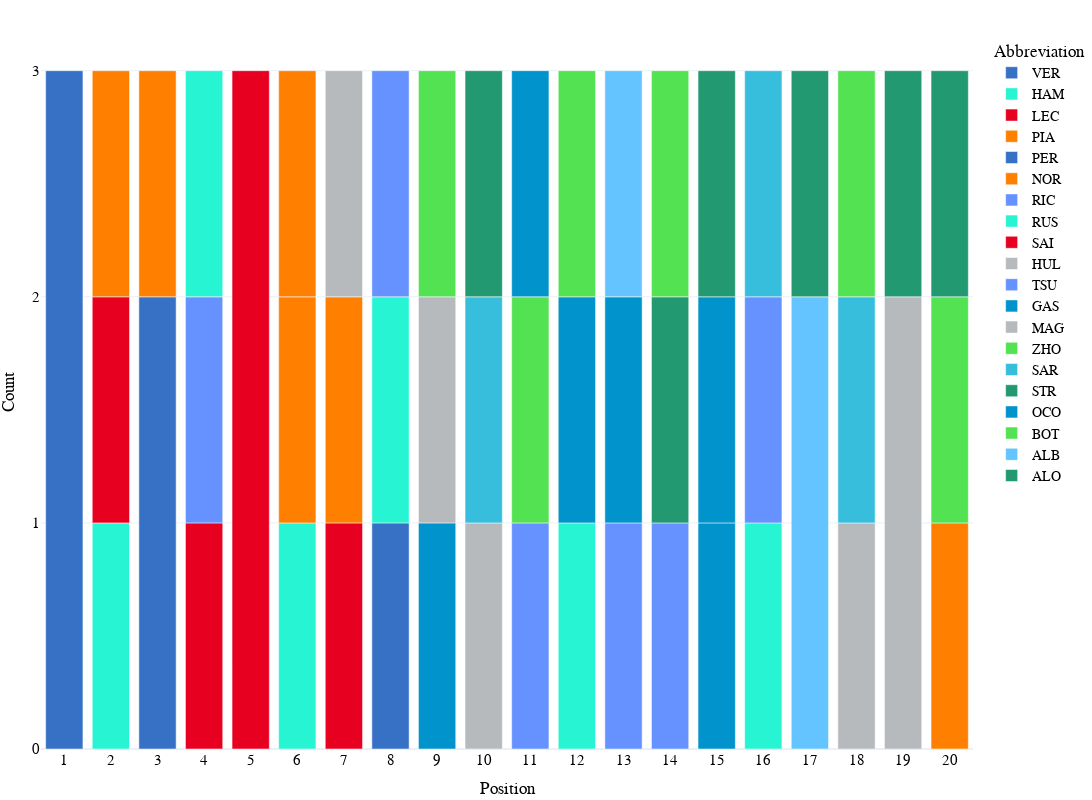

Here is the notebook cell this chart was saved with:
### Code cell
fig=px.bar(grouped, 
           x="Position", 
           y='Count', 
           color='Abbreviation',
        #    title="Sprint Race Position Counts By Driver for the {} F1 Season".format(year),
           height=800, 
           width=1200, 
           template="plotly_white",
           color_discrete_map={
                 "ALB": "#64C4FF",
                 "ALO": "#229971",
                 "BOT": "#52e252",
                 "COL": "#37BEDD",
                 "GAS": "#0093cc",
                 "HAM": "#27F4D2",
                 "HUL": "#B6BABD",
                 "LEC": "#E80020",
                 "MAG": "#B6BABD",
                 "NOR": "#FF8000",
                 "OCO": "#0093cc",
                 "PER": "#3671C6",
                 "PIA": "#FF8000",
                 "RIC": "#6692FF",
                 "RUS": "#27F4D2",
                 "SAI": "#E80020",
                 "SAR": "#37BEDD",
                 "STR": "#229971",
                 "TSU": "#6692FF",
                 "VER": "#3671C6",
                 "ZHO": "#52e252"
            },
            )

fig.update_layout(
    hoverlabel=dict(
        bgcolor="white",
        font_size=16,
        font_family="PT Sans Narrow"
    ),
    title_x=0.5,
    yaxis = dict(tickfont = dict(size=15),
    tickmode = 'linear',
    tick0 = 1,
    dtick = 1),
    xaxis = dict(tickfont = dict(size=15),
    tickmode = 'linear',
    tick0 = 1,
    dtick = 1),
    font=dict(
        family="PT Sans Narrow",
        size=14,
        color="Black"
    ),
    title_font_family="PT Sans Narrow",
        margin=dict(l=5, r=5, t=35, b=5)
)
# fig.update_traces(marker={'size': 12})

### Figure 1 — Plotly figure (JSON) as saved in the notebook; plotly's stock layout.template omitted (floating-point values rounded to 4 significant figures)
{"data": [{"alignmentgroup": "True", "hovertemplate": "Abbreviation=VER<br>Position=%{x}<br>Count=%{y}<extra></extra>", "legendgroup": "VER", "marker": {"color": "#3671C6", "pattern": {"shape": ""}}, "name": "VER", "offsetgroup": "VER", "orientation": "v", "showlegend": true, "textposition": "auto", "type": "bar", "x": [1], "xaxis": "x", "y": [3], "yaxis": "y"}, {"alignmentgroup": "True", "hovertemplate": "Abbreviation=HAM<br>Position=%{x}<br>Count=%{y}<extra></extra>", "legendgroup": "HAM", "marker": {"color": "#27F4D2", "pattern": {"shape": ""}}, "name": "HAM", "offsetgroup": "HAM", "orientation": "v", "showlegend": true, "textposition": "auto", "type": "bar", "x": [2, 6, 16], "xaxis": "x", "y": [1, 1, 1], "yaxis": "y"}, {"alignmentgroup": "True", "hovertemplate": "Abbreviation=LEC<br>Position=%{x}<br>Count=%{y}<extra></extra>", "legendgroup": "LEC", "marker": {"color": "#E80020", "pattern": {"shape": ""}}, "name": "LEC", "offsetgroup": "LEC", "orientation": "v", "showlegend": true, "textposition": "auto", "type": "bar", "x": [2, 4, 7], "xaxis": "x", "y": [1, 1, 1], "yaxis": "y"}, {"alignmentgroup": "True", "hovertemplate": "Abbreviation=PIA<br>Position=%{x}<br>Count=%{y}<extra></extra>", "legendgroup": "PIA", "marker": {"color": "#FF8000", "pattern": {"shape": ""}}, "name": "PIA", "offsetgroup": "PIA", "orientation": "v", "showlegend": true, "textposition": "auto", "type": "bar", "x": [2, 6, 7], "xaxis": "x", "y": [1, 1, 1], "yaxis": "y"}, {"alignmentgroup": "True", "hovertemplate": "Abbreviation=PER<br>Position=%{x}<br>Count=%{y}<extra></extra>", "legendgroup": "PER", "marker": {"color": "#3671C6", "pattern": {"shape": ""}}, "name": "PER", "offsetgroup": "PER", "orientation": "v", "showlegend": true, "textposition": "auto", "type": "bar", "x": [3, 8], "xaxis": "x", "y": [2, 1], "yaxis": "y"}, {"alignmentgroup": "True", "hovertemplate": "Abbreviation=NOR<br>Position=%{x}<br>Count=%{y}<extra></extra>", "legendgroup": "NOR", "marker": {"color": "#FF8000", "pattern": {"shape": ""}}, "name": "NOR", "offsetgroup": "NOR", "orientation": "v", "showlegend": true, "textposition": "auto", "type": "bar", "x": [3, 6, 20], "xaxis": "x", "y": [1, 1, 1], "yaxis": "y"}, {"alignmentgroup": "True", "hovertemplate": "Abbreviation=RIC<br>Position=%{x}<br>Count=%{y}<extra></extra>", "legendgroup": "RIC", "marker": {"color": "#6692FF", "pattern": {"shape": ""}}, "name": "RIC", "offsetgroup": "RIC", "orientation": "v", "showlegend": true, "textposition": "auto", "type": "bar", "x": [4, 11, 14], "xaxis": "x", "y": [1, 1, 1], "yaxis": "y"}, {"alignmentgroup": "True", "hovertemplate": "Abbreviation=RUS<br>Position=%{x}<br>Count=%{y}<extra></extra>", "legendgroup": "RUS", "marker": {"color": "#27F4D2", "pattern": {"shape": ""}}, "name": "RUS", "offsetgroup": "RUS", "orientation": "v", "showlegend": true, "textposition": "auto", "type": "bar", "x": [4, 8, 12], "xaxis": "x", "y": [1, 1, 1], "yaxis": "y"}, {"alignmentgroup": "True", "hovertemplate": "Abbreviation=SAI<br>Position=%{x}<br>Count=%{y}<extra></extra>", "legendgroup": "SAI", "marker": {"color": "#E80020", "pattern": {"shape": ""}}, "name": "SAI", "offsetgroup": "SAI", "orientation": "v", "showlegend": true, "textposition": "auto", "type": "bar", "x": [5], "xaxis": "x", "y": [3], "yaxis": "y"}, {"alignmentgroup": "True", "hovertemplate": "Abbreviation=HUL<br>Position=%{x}<br>Count=%{y}<extra></extra>", "legendgroup": "HUL", "marker": {"color": "#B6BABD", "pattern": {"shape": ""}}, "name": "HUL", "offsetgroup": "HUL", "orientation": "v", "showlegend": true, "textposition": "auto", "type": "bar", "x": [7, 19], "xaxis": "x", "y": [1, 2], "yaxis": "y"}, {"alignmentgroup": "True", "hovertemplate": "Abbreviation=TSU<br>Position=%{x}<br>Count=%{y}<extra></extra>", "legendgroup": "TSU", "marker": {"color": "#6692FF", "pattern": {"shape": ""}}, "name": "TSU", "offsetgroup": "TSU", "orientation": "v", "showlegend": true, "textposition": "auto", "type": "bar", "x": [8, 13, 16], "xaxis": "x", "y": [1, 1, 1], "yaxis": "y"}, {"alignmentgroup": "True", "hovertemplate": "Abbreviation=GAS<br>Position=%{x}<br>Count=%{y}<extra></extra>", "legendgroup": "GAS", "marker": {"color": "#0093cc", "pattern": {"shape": ""}}, "name": "GAS", "offsetgroup": "GAS", "orientation": "v", "showlegend": true, "textposition": "auto", "type": "bar", "x": [9, 12, 15], "xaxis": "x", "y": [1, 1, 1], "yaxis": "y"}, {"alignmentgroup": "True", "hovertemplate": "Abbreviation=MAG<br>Position=%{x}<br>Count=%{y}<extra></extra>", "legendgroup": "MAG", "marker": {"color": "#B6BABD", "pattern": {"shape": ""}}, "name": "MAG", "offsetgroup": "MAG", "orientation": "v", "showlegend": true, "textposition": "auto", "type": "bar", "x": [9, 10, 18], "xaxis": "x", "y": [1, 1, 1], "yaxis": "y"}, {"alignmentgroup": "True", "hovertemplate": "Abbreviation=ZHO<br>Position=%{x}<br>Count=%{y}<extra></extra>", "legendgroup": "ZHO", "marker": {"color": "#52e252", "pattern": {"shape": ""}}, "name": "ZHO", "offsetgroup": "ZHO", "orientation": "v", "showlegend": true, "textposition": "auto", "type": "bar", "x": [9, 11, 20], "xaxis": "x", "y": [1, 1, 1], "yaxis": "y"}, {"alignmentgroup": "True", "hovertemplate": "Abbreviation=SAR<br>Position=%{x}<br>Count=%{y}<extra></extra>", "legendgroup": "SAR", "marker": {"color": "#37BEDD", "pattern": {"shape": ""}}, "name": "SAR", "offsetgroup": "SAR", "orientation": "v", "showlegend": true, "textposition": "auto", "type": "bar", "x": [10, 16, 18], "xaxis": "x", "y": [1, 1, 1], "yaxis": "y"}, {"alignmentgroup": "True", "hovertemplate": "Abbreviation=STR<br>Position=%{x}<br>Count=%{y}<extra></extra>", "legendgroup": "STR", "marker": {"color": "#229971", "pattern": {"shape": ""}}, "name": "STR", "offsetgroup": "STR", "orientation": "v", "showlegend": true, "textposition": "auto", "type": "bar", "x": [10, 14, 19], "xaxis": "x", "y": [1, 1, 1], "yaxis": "y"}, {"alignmentgroup": "True", "hovertemplate": "Abbreviation=OCO<br>Position=%{x}<br>Count=%{y}<extra></extra>", "legendgroup": "OCO", "marker": {"color": "#0093cc", "pattern": {"shape": ""}}, "name": "OCO", "offsetgroup": "OCO", "orientation": "v", "showlegend": true, "textposition": "auto", "type": "bar", "x": [11, 13, 15], "xaxis": "x", "y": [1, 1, 1], "yaxis": "y"}, {"alignmentgroup": "True", "hovertemplate": "Abbreviation=BOT<br>Position=%{x}<br>Count=%{y}<extra></extra>", "legendgroup": "BOT", "marker": {"color": "#52e252", "pattern": {"shape": ""}}, "name": "BOT", "offsetgroup": "BOT", "orientation": "v", "showlegend": true, "textposition": "auto", "type": "bar", "x": [12, 14, 18], "xaxis": "x", "y": [1, 1, 1], "yaxis": "y"}, {"alignmentgroup": "True", "hovertemplate": "Abbreviation=ALB<br>Position=%{x}<br>Count=%{y}<extra></extra>", "legendgroup": "ALB", "marker": {"color": "#64C4FF", "pattern": {"shape": ""}}, "name": "ALB", "offsetgroup": "ALB", "orientation": "v", "showlegend": true, "textposition": "auto", "type": "bar", "x": [13, 17], "xaxis": "x", "y": [1, 2], "yaxis": "y"}, {"alignmentgroup": "True", "hovertemplate": "Abbreviation=ALO<br>Position=%{x}<br>Count=%{y}<extra></extra>", "legendgroup": "ALO", "marker": {"color": "#229971", "pattern": {"shape": ""}}, "name": "ALO", "offsetgroup": "ALO", "orientation": "v", "showlegend": true, "textposition": "auto", "type": "bar", "x": [15, 17, 20], "xaxis": "x", "y": [1, 1, 1], "yaxis": "y"}], "layout": {"barmode": "relative", "font": {"color": "Black", "family": "PT Sans Narrow", "size": 14}, "height": 800, "hoverlabel": {"bgcolor": "white", "font": {"family": "PT Sans Narrow", "size": 16}}, "legend": {"title": {"text": "Abbreviation"}, "tracegroupgap": 0}, "margin": {"b": 5, "l": 5, "r": 5, "t": 35}, "title": {"font": {"family": "PT Sans Narrow"}, "x": 0.5}, "width": 1200, "xaxis": {"anchor": "y", "domain": [0, 1], "dtick": 1, "tick0": 1, "tickfont": {"size": 15}, "tickmode": "linear", "title": {"text": "Position"}}, "yaxis": {"anchor": "x", "domain": [0, 1], "dtick": 1, "tick0": 1, "tickfont": {"size": 15}, "tickmode": "linear", "title": {"text": "Count"}}}}
